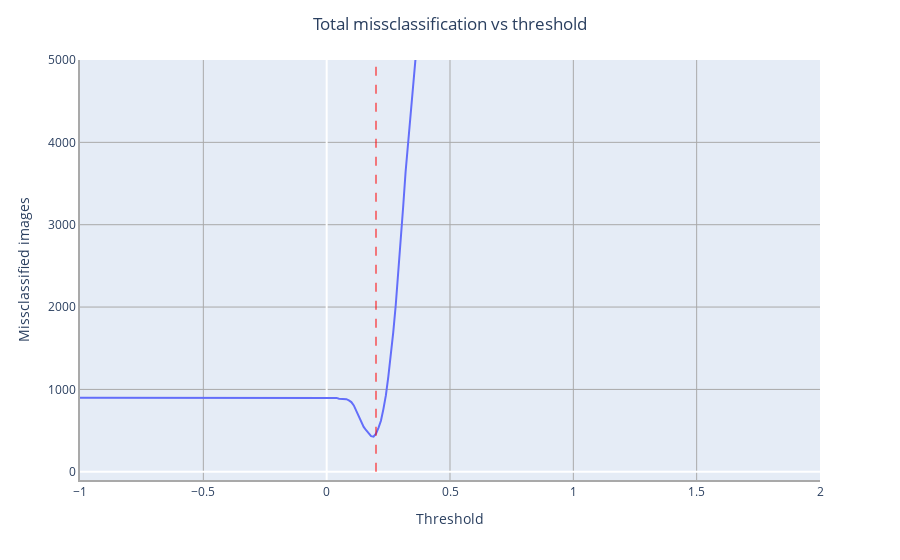

Notebook source saved alongside this figure:
### Code cell
import plotly.express as px

# create the line plot
fig = px.line(x=my_list, y=final)

# set the x-axis range to -1 to 1 and y-axis range to -100 to 2500
fig.update_xaxes(range=[-1, 2])
fig.update_yaxes(range=[-100, 5000])

# add a vertical line at x=0.2
fig.add_shape(type='line', x0=0.2, x1=0.2,
              y0=0, y1=max(final),
              line=dict(color='red', width=1, dash='dash'),
              name='Minimum Number of Misclassification')

fig.update_layout(
    title={
        'text': 'Total missclassification vs threshold',
        'x': 0.5,
        'xanchor': 'center'
    },
    xaxis_title='Threshold',
    yaxis_title='Missclassified images',
    xaxis=dict(showgrid=True, gridwidth=1, gridcolor='DarkGray', linecolor='DarkGray', linewidth=2),
    yaxis=dict(showgrid=True, gridwidth=1, gridcolor='DarkGray', linecolor='DarkGray', linewidth=2),
    showlegend=True
)
# display the plot
fig.show()

### Figure 1 — Plotly figure (JSON) as saved in the notebook; plotly's stock layout.template omitted (floating-point values rounded to 4 significant figures; data arrays with more than 128 entries replaced by an {"elided": "..."} marker saying what was removed)
{"data": [{"hovertemplate": "x=%{x}<br>y=%{y}<extra></extra>", "legendgroup": "", "line": {"color": "#636efa", "dash": "solid"}, "marker": {"symbol": "circle"}, "mode": "lines", "name": "", "orientation": "v", "showlegend": false, "type": "scatter", "x": {"elided": "601 float values"}, "xaxis": "x", "y": {"elided": "601 int values"}, "yaxis": "y"}], "layout": {"legend": {"tracegroupgap": 0}, "margin": {"t": 60}, "shapes": [{"line": {"color": "red", "dash": "dash", "width": 1}, "name": "Minimum Number of Misclassification", "type": "line", "x0": 0.2, "x1": 0.2, "y0": 0, "y1": 9000}], "showlegend": true, "title": {"text": "Total missclassification vs threshold", "x": 0.5, "xanchor": "center"}, "xaxis": {"anchor": "y", "domain": [0, 1], "gridcolor": "DarkGray", "gridwidth": 1, "linecolor": "DarkGray", "linewidth": 2, "range": [-1, 2], "showgrid": true, "title": {"text": "Threshold"}}, "yaxis": {"anchor": "x", "domain": [0, 1], "gridcolor": "DarkGray", "gridwidth": 1, "linecolor": "DarkGray", "linewidth": 2, "range": [-100, 5000], "showgrid": true, "title": {"text": "Missclassified images"}}}}
